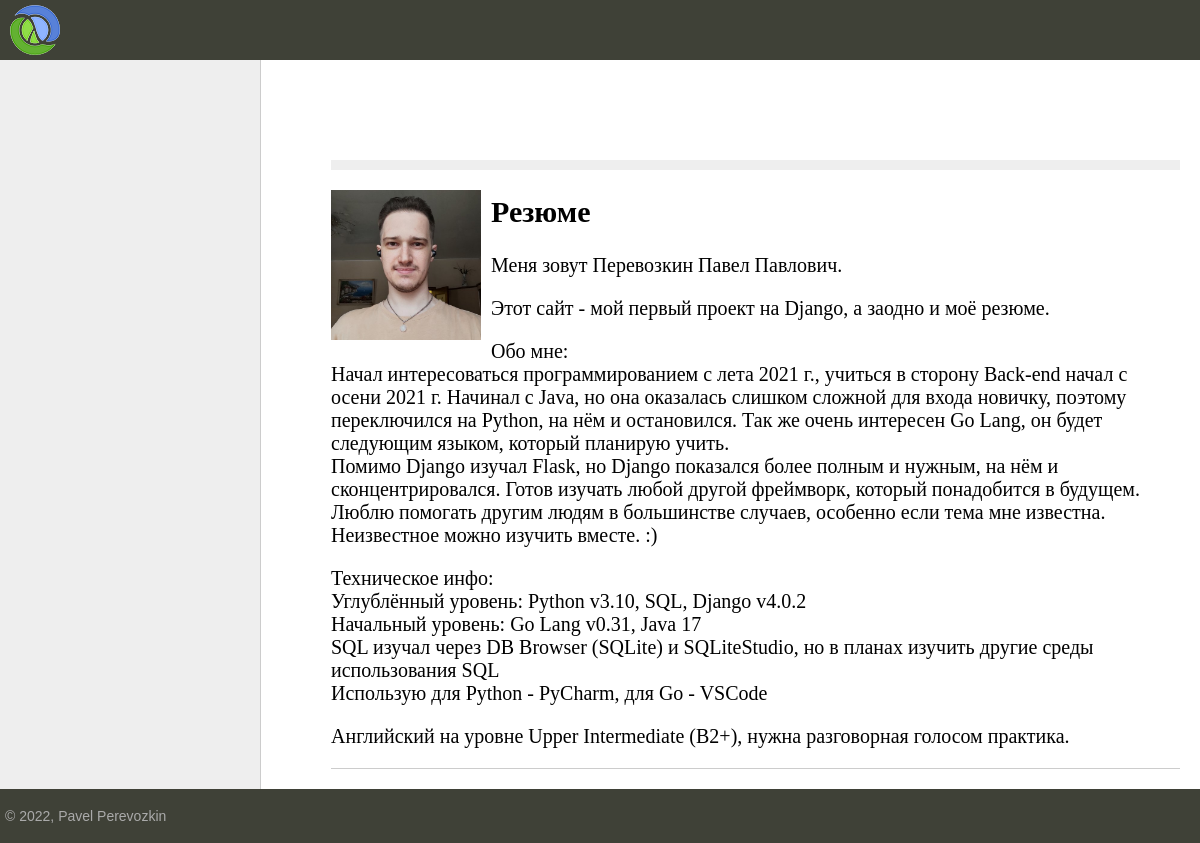
The page / on the database its author committed.
### portfolio/models.py (models this page shows, shortened)
class Post(models.Model):
    title = models.CharField(max_length=255, verbose_name="Заголовок")
    slug = models.SlugField(max_length=255, unique=True, db_index=True, verbose_name="URL")
    content = models.TextField(blank=True, verbose_name="Текст")
    photo = models.ImageField(upload_to="photos/%Y/%m/%d/", verbose_name="Фото")
    is_published = models.BooleanField(default=True, verbose_name="Публикация")
    class Meta:
        verbose_name = 'Резюме'
        verbose_name_plural = 'Резюме'
        ordering = ['id']

### portfolio/views.py (the view)
# urls.py: path('', PortfolioHome.as_view(), name='home'),
class PortfolioHome(ListView):
    model = Post
    template_name = 'portfolio/index.html'
    context_object_name = 'posts'
    def get_context_data(self, *, object_list=None, **kwargs):
        context = super().get_context_data(**kwargs)
        context['menu'] = menu
        context['title'] = "Главная страница"
        return context
    def get_queryset(self):
        return Post.objects.filter(is_published=True)

### portfolio/templates/portfolio/index.html (shortened to what this page needs)
{% extends 'portfolio/base.html' %}
{% block content %}
<ul class="list-articles">
	{% for p in posts %}
			<li><div class="article-panel">
</div>
{% if p.photo %}
	<p><img class="img-article-left thumb" src="{{p.photo.url}}"></p>
{% endif %}
				<h2>{{p.title}}</h2>
	{% autoescape on %}
	{{p.content|linebreaks}}
	{% endautoescape %}
			</li>
	{% endfor %}
</ul>
{% endblock %}

### portfolio/templates/portfolio/base.html (shortened to what this page needs)
{% load static %}
<!DOCTYPE html>
<html>
<head>
	<link type="text/css" href="{% static 'portfolio/css/styles.css' %}" rel="stylesheet" />
</head>
<body>
<table class="table-page" border=0 cellpadding="0" cellspacing="0">
<tr><td valign=top>
{% block mainmenu %}
		<div class="header">
			<ul id="mainmenu" class="mainmenu">
			<li class="logo"><a href="{% url 'home' %}"><div class="logo"></div></a></li>
			</ul>
		</div>
{% endblock mainmenu %}
<table class="table-content" border=0 cellpadding="0" cellspacing="0">
<tr>
	<td valign="top" class="left-chapters">
	<ul id="leftchapters">
	</ul>
	</td>
<td valign="top" class="content">
	<div class="content-text">
{% block content %}
{% endblock %}
	</div>
</td>
</tr>
</table>
</td></tr>
<tr><td valign=top>
	<div id="footer">
		<p>&copy; 2022, Pavel Perevozkin</p>
	</div>
</td></tr></table>
</body>
</html>

### portfolio/static/portfolio/css/styles.css (style rules this page uses)
html, body { font-family: 'Arial'; margin: 0; padding: 0; height: 100%; width: 100%; color: #444; }
a { color: #0059b2; text-decoration: none; }
img { max-width: 600px; height: auto; }
img.img-article-left { max-width: 300px; height: auto; float: left; padding: 0 10px 10px 0; }
img.img-article-left.thumb { max-width: 150px; height: auto; }
div.article-panel { background: #eee; padding: 5px 10px 5px 10px; box-sizing border-box; overflow: hidden; color: #555; }
ul.list-articles { list-style: none; margin: 0; padding: 0; }
ul.list-articles li { border-bottom: 1px solid #ccc; }
.table-page { width: 100%; height: 100%; vertical-align: top; }
.table-page tr { height: 100%; }
.header { background: #3F4137; height: 60px; }
.logo { background: url('../images/logo.png') no-repeat 10px 5px; width: 70px; height: 60px; }
ul.mainmenu { list-style: none; margin: 0; padding: 0; height: 60px; color: #fdc073; font-size: 20px; overflow: hidden; }
ul.mainmenu li { float: left; margin: 18px 40px 0 30px; }
ul.mainmenu li.logo { margin: 0; }
ul.mainmenu li a { color: #fdc073; text-decoration: none; }
.table-content { width: 100%; min-height: 100%; height: 100%; }
.left-chapters { margin: 0; background: #eee; border-right: 1px solid #ccc; min-height: 100%; }
.left-chapters ul { width: 230px; min-height: 100%; margin: 0; padding: 20px 10px 10px 20px; list-style: none; font-size: 20px; }
.content { padding: 40px 20px 20px 40px; width: 100%; box-sizing: border-box; }
.content-text { margin: 60px 0 0 30px; color: #000; font-size: 20px; font-family: Yandex Sans Display Light; }
#footer { box-sizing: border-box; background: #3F4137; padding: 5px; color: #aaa; font-size: 14px; font-family: Verdana, Geneva, Arial, Helvetica; text-align: left; overflow: hidden; }

### rows shown on the page
Post: photo (picture), title "Резюме", content "Меня зовут Перевозкин Павел Павлович. Этот сайт - мой первый проект на Django, а заодно и моё резюме. Обо мне: Начал интересоваться программированием с лета 2021 г., учиться в сторону Back-end начал с осени 2021 г. Начинал с Java, но она оказалась слишком сложной для входа новичку, поэтому переключился на Python, на нём и остановился. Так же очень интересен Go Lang, он будет следующим языком, который планирую учить. Помимо Django изучал Flask, но Django показался более полным и нужным, на нём и сконцентрировался. Готов изучать любой другой фреймворк, который понадобится в будущем. Люблю помогать другим людям в большинстве случаев, особенно если тема мне известна. Неизвестное можно изучить…"
